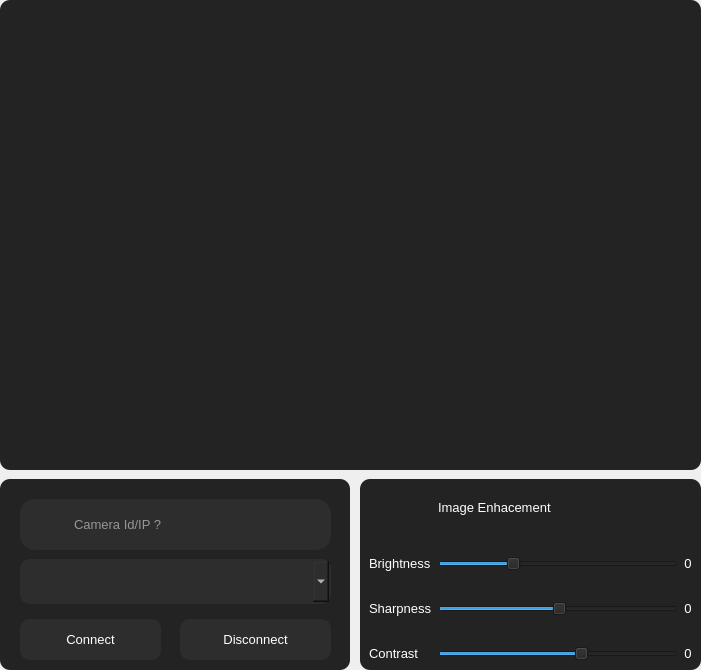
                      <widget class="QFrame" name="frame_13">
                       <property name="frameShape">
                        <enum>QFrame::NoFrame</enum>
                       </property>
                       <property name="frameShadow">
                        <enum>QFrame::Plain</enum>
                       </property>
                       <layout class="QVBoxLayout" name="verticalLayout_18">
                        <property name="spacing">
                         <number>0</number>
                        </property>
                        <property name="leftMargin">
                         <number>0</number>
                        </property>
                        <property name="topMargin">
                         <number>0</number>
                        </property>
                        <property name="rightMargin">
                         <number>0</number>
                        </property>
                        <property name="bottomMargin">
                         <number>0</number>
                        </property>
                        <item>
                         <widget class="QFrame" name="frame_15">
                          <property name="minimumSize">
                           <size>
                            <width>0</width>
                            <height>470</height>
                           </size>
                          </property>
                          <property name="maximumSize">
                           <size>
                            <width>16777215</width>
                            <height>470</height>
                           </size>
                          </property>
                          <property name="frameShape">
                           <enum>QFrame::NoFrame</enum>
                          </property>
                          <property name="frameShadow">
                           <enum>QFrame::Raised</enum>
                          </property>
                          <layout class="QVBoxLayout" name="verticalLayout_22">
                           <property name="spacing">
                            <number>0</number>
                           </property>
                           <property name="leftMargin">
                            <number>0</number>
                           </property>
                           <property name="topMargin">
                            <number>0</number>
                           </property>
                           <property name="rightMargin">
                            <number>0</number>
                           </property>
                           <property name="bottomMargin">
                            <number>0</number>
                           </property>
                           <item>
                            <widget class="QLabel" name="reg_cap_frame">
                             <property name="font">
                              <font>
                               <family>Arial</family>
                               <pointsize>14</pointsize>
                               <weight>75</weight>
                               <bold>true</bold>
                              </font>
                             </property>
                             <property name="styleSheet">
                              <string notr="true">QLabel{
	color: rgb(255, 255, 255);
	background-color: rgb(35, 35, 35);
	border-radius: 10px;
}</string>
                             </property>
                             <property name="text">
                              <string/>
                             </property>
                             <property name="pixmap">
                              <pixmap resource="../resource/asset.qrc">:/icons/asset/camera.svg</pixmap>
                             </property>
                             <property name="alignment">
                              <set>Qt::AlignCenter</set>
                             </property>
                            </widget>
                           </item>
                          </layout>
                         </widget>
                        </item>
                        <item>
                         <widget class="QFrame" name="frame_16">
                          <property name="minimumSize">
                           <size>
                            <width>0</width>
                            <height>200</height>
                           </size>
                          </property>
                          <property name="maximumSize">
                           <size>
                            <width>16777215</width>
                            <height>200</height>
                           </size>
                          </property>
                          <property name="frameShape">
                           <enum>QFrame::NoFrame</enum>
                          </property>
                          <property name="frameShadow">
                           <enum>QFrame::Raised</enum>
                          </property>
                          <layout class="QHBoxLayout" name="horizontalLayout_11">
                           <property name="spacing">
                            <number>10</number>
                           </property>
                           <property name="leftMargin">
                            <number>0</number>
                           </property>
                           <property name="rightMargin">
                            <number>0</number>
                           </property>
                           <property name="bottomMargin">
                            <number>0</number>
                           </property>
                           <item>
                            <widget class="QFrame" name="frame_17">
                             <property name="minimumSize">
                              <size>
                               <width>350</width>
                               <height>0</height>
                              </size>
                             </property>
                             <property name="frameShape">
                              <enum>QFrame::NoFrame</enum>
                             </property>
                             <property name="frameShadow">
                              <enum>QFrame::Raised</enum>
                             </property>
                             <layout class="QVBoxLayout" name="verticalLayout_24" stretch="0">
                              <property name="spacing">
                               <number>9</number>
                              </property>
                              <property name="leftMargin">
                               <number>0</number>
                              </property>
                              <property name="topMargin">
                               <number>0</number>
                              </property>
                              <property name="rightMargin">
                               <number>0</number>
                              </property>
                              <property name="bottomMargin">
                               <number>0</number>
                              </property>
                              <item>
                               <widget class="QFrame" name="frame_24">
                                <property name="styleSheet">
                                 <string notr="true">background-color: rgb(35, 35, 35);
border-radius:10px;</string>
                                </property>
                                <property name="frameShape">
                                 <enum>QFrame::NoFrame</enum>
                                </property>
                                <property name="frameShadow">
                                 <enum>QFrame::Raised</enum>
                                </property>
                                <widget class="QPushButton" name="btn_camera_reg_connect">
                                 <property name="geometry">
                                  <rect>
                                   <x>20</x>
                                   <y>140</y>
                                   <width>141</width>
                                   <height>41</height>
                                  </rect>
                                 </property>
                                 <property name="font">
                                  <font>
                                   <pointsize>10</pointsize>
                                  </font>
                                 </property>
                                 <property name="styleSheet">
                                  <string notr="true">QPushButton{
	color: rgb(255, 255, 255);
	background-color: rgb(45, 45, 45);
	border:none;
	border-radius: 10px;
}

QPushButton:hover{
	border-radius: 20px;
}

QPushButton:pressed{
	border: 2px solid rgb(255,255,255);	
}</string>
                                 </property>
                                 <property name="text">
                                  <string>Connect</string>
                                 </property>
                                 <property name="icon">
                                  <iconset resource="../resource/asset.qrc">
                                   <normaloff>:/icons/asset/video.svg</normaloff>:/icons/asset/video.svg</iconset>
                                 </property>
                                 <property name="iconSize">
                                  <size>
                                   <width>30</width>
                                   <height>30</height>
                                  </size>
                                 </property>
                                 <property name="flat">
                                  <bool>true</bool>
                                 </property>
                                </widget>
                                <widget class="QComboBox" name="reg_camera_combo">
                                 <property name="geometry">
                                  <rect>
                                   <x>20</x>
                                   <y>80</y>
                                   <width>311</width>
                                   <height>45</height>
                                  </rect>
                                 </property>
                                 <property name="minimumSize">
                                  <size>
                                   <width>0</width>
                                   <height>45</height>
                                  </size>
                                 </property>
                                 <property name="maximumSize">
                                  <size>
                                   <width>16777215</width>
                                   <height>45</height>
                                  </size>
                                 </property>
                                 <property name="font">
                                  <font>
                                   <pointsize>10</pointsize>
                                  </font>
                                 </property>
                                 <property name="styleSheet">
                                  <string notr="true">QComboBox{
	color: rgb(255, 255, 255);
	border: 2px solid rgb(45, 45, 45);
	padding-left:10px;
	border-radius: 10px;
background-color: rgb(45, 45, 45);
}</string>
                                 </property>
                                 <property name="frame">
                                  <bool>false</bool>
                                 </property>
                                </widget>
                                <widget class="QPushButton" name="btn_camera_reg_disconnect">
                                 <property name="geometry">
                                  <rect>
                                   <x>180</x>
                                   <y>140</y>
                                   <width>151</width>
                                   <height>41</height>
                                  </rect>
                                 </property>
                                 <property name="font">
                                  <font>
                                   <pointsize>10</pointsize>
                                  </font>
                                 </property>
                                 <property name="styleSheet">
                                  <string notr="true">QPushButton{
	color: rgb(255, 255, 255);
	background-color: rgb(45, 45, 45);
	border:none;
	border-radius: 10px;
}

QPushButton:hover{
	border-radius: 20px;
}

QPushButton:pressed{
	border: 2px solid rgb(255,255,255);	
}</string>
                                 </property>
                                 <property name="text">
                                  <string>Disconnect</string>
                                 </property>
                                 <property name="icon">
                                  <iconset resource="../resource/asset.qrc">
                                   <normaloff>:/icons/asset/video-off.svg</normaloff>:/icons/asset/video-off.svg</iconset>
                                 </property>
                                 <property name="iconSize">
                                  <size>
                                   <width>30</width>
                                   <height>30</height>
                                  </size>
                                 </property>
                                 <property name="flat">
                                  <bool>true</bool>
                                 </property>
                                </widget>
                                <widget class="QLineEdit" name="reg_camera_ip">
                                 <property name="geometry">
                                  <rect>
                                   <x>20</x>
                                   <y>20</y>
                                   <width>311</width>
                                   <height>51</height>
                                  </rect>
                                 </property>
                                 <property name="font">
                                  <font>
                                   <pointsize>10</pointsize>
                                  </font>
                                 </property>
                                 <property name="styleSheet">
                                  <string notr="true">QLineEdit{
	color: rgb(255, 255, 255);
	border: 2px solid  rgb(45, 45, 45);
	border-radius:15px;
	padding-left: 50px;
background-color: rgb(45, 45, 45);
}

QLineEdit:hover{
	border:2px solid rgb(35, 35, 35);
}

QLineEdit:focus{
	border:2px solid rgb(255, 255, 255);
}</string>
                                 </property>
                                 <property name="placeholderText">
                                  <string>Camera Id/IP ?</string>
                                 </property>
                                 <property name="clearButtonEnabled">
                                  <bool>true</bool>
                                 </property>
                                </widget>
                                <widget class="QLabel" name="label_41">
                                 <property name="geometry">
                                  <rect>
                                   <x>30</x>
                                   <y>30</y>
                                   <width>41</width>
                                   <height>31</height>
                                  </rect>
                                 </property>
                                 <property name="styleSheet">
                                  <string notr="true">background-color: rgb(45, 45, 45);</string>
                                 </property>
                                 <property name="text">
                                  <string/>
                                 </property>
                                 <property name="pixmap">
                                  <pixmap resource="../resource/asset.qrc">:/icons/asset/video.svg</pixmap>
                                 </property>
                                </widget>
                               </widget>
                              </item>
                             </layout>
                            </widget>
                           </item>
                           <item>
                            <widget class="QFrame" name="frame_22">
                             <property name="frameShape">
                              <enum>QFrame::NoFrame</enum>
                             </property>
                             <property name="frameShadow">
                              <enum>QFrame::Raised</enum>
                             </property>
                             <layout class="QVBoxLayout" name="verticalLayout_23">
                              <property name="spacing">
                               <number>0</number>
                              </property>
                              <property name="leftMargin">
                               <number>0</number>
                              </property>
                              <property name="topMargin">
                               <number>0</number>
                              </property>
                              <property name="rightMargin">
                               <number>0</number>
                              </property>
                              <property name="bottomMargin">
                               <number>0</number>
                              </property>
                              <item>
                               <widget class="QFrame" name="frame_23">
                                <property name="styleSheet">
                                 <string notr="true">background-color: rgb(35, 35, 35);
border-radius:10px;</string>
                                </property>
                                <property name="frameShape">
                                 <enum>QFrame::StyledPanel</enum>
                                </property>
                                <property name="frameShadow">
                                 <enum>QFrame::Raised</enum>
                                </property>
                                <layout class="QGridLayout" name="gridLayout_4">
                                 <property name="verticalSpacing">
                                  <number>30</number>
                                 </property>
                                 <item row="0" column="1">
                                  <widget class="QLabel" name="label_2">
                                   <property name="font">
                                    <font>
                                     <pointsize>10</pointsize>
                                    </font>
                                   </property>
                                   <property name="styleSheet">
                                    <string notr="true">color: rgb(255, 255, 255);</string>
                                   </property>
                                   <property name="text">
                                    <string>Image Enhacement</string>
                                   </property>
                                  </widget>
                                 </item>
                                 <item row="1" column="0">
                                  <widget class="QLabel" name="label_3">
                                   <property name="font">
                                    <font>
                                     <pointsize>10</pointsize>
                                    </font>
                                   </property>
                                   <property name="styleSheet">
                                    <string notr="true">color: rgb(255, 255, 255);</string>
                                   </property>
                                   <property name="text">
                                    <string>Brightness</string>
                                   </property>
                                  </widget>
                                 </item>
                                 <item row="1" column="1">
                                  <widget class="QSlider" name="reg_brigthness_slider">
                                   <property name="minimumSize">
                                    <size>
                                     <width>240</width>
                                     <height>0</height>
                                    </size>
                                   </property>
                                   <property name="maximumSize">
                                    <size>
                                     <width>240</width>
                                     <height>16777215</height>
                                    </size>
                                   </property>
                                   <property name="value">
                                    <number>30</number>
                                   </property>
                                   <property name="orientation">
                                    <enum>Qt::Horizontal</enum>
                                   </property>
                                  </widget>
                                 </item>
                                 <item row="1" column="2">
                                  <widget class="QLabel" name="reg_bright_value">
                                   <property name="font">
                                    <font>
                                     <pointsize>10</pointsize>
                                    </font>
                                   </property>
                                   <property name="styleSheet">
                                    <string notr="true">color: rgb(255, 255, 255);</string>
                                   </property>
                                   <property name="text">
                                    <string>0</string>
                                   </property>
                                   <property name="alignment">
                                    <set>Qt::AlignCenter</set>
                                   </property>
                                  </widget>
                                 </item>
                                 <item row="2" column="0">
                                  <widget class="QLabel" name="label_5">
                                   <property name="font">
                                    <font>
                                     <pointsize>10</pointsize>
                                    </font>
                                   </property>
                                   <property name="styleSheet">
                                    <string notr="true">color: rgb(255, 255, 255);</string>
                                   </property>
                                   <property name="text">
                                    <string>Sharpness</string>
                                   </property>
                                  </widget>
                                 </item>
                                 <item row="2" column="1">
                                  <widget class="QSlider" name="reg_sharpness_slider">
                                   <property name="minimumSize">
                                    <size>
                                     <width>240</width>
                                     <height>0</height>
                                    </size>
                                   </property>
                                   <property name="maximumSize">
                                    <size>
                                     <width>240</width>
                                     <height>16777215</height>
                                    </size>
                                   </property>
                                   <property name="value">
                                    <number>50</number>
                                   </property>
                                   <property name="orientation">
                                    <enum>Qt::Horizontal</enum>
                                   </property>
                                  </widget>
                                 </item>
                                 <item row="2" column="2">
                                  <widget class="QLabel" name="reg_sharpness_value">
                                   <property name="font">
                                    <font>
                                     <pointsize>10</pointsize>
                                    </font>
                                   </property>
                                   <property name="styleSheet">
                                    <string notr="true">color: rgb(255, 255, 255);</string>
                                   </property>
                                   <property name="text">
                                    <string>0</string>
                                   </property>
                                   <property name="alignment">
                                    <set>Qt::AlignCenter</set>
                                   </property>
                                  </widget>
                                 </item>
                                 <item row="3" column="0">
                                  <widget class="QLabel" name="label_8">
                                   <property name="font">
                                    <font>
                                     <pointsize>10</pointsize>
                                    </font>
                                   </property>
                                   <property name="styleSheet">
                                    <string notr="true">color: rgb(255, 255, 255);</string>
                                   </property>
                                   <property name="text">
                                    <string>Contrast</string>
                                   </property>
                                  </widget>
                                 </item>
                                 <item row="3" column="1">
                                  <widget class="QSlider" name="reg_contrast_slider">
                                   <property name="minimumSize">
                                    <size>
                                     <width>240</width>
                                     <height>0</height>
                                    </size>
                                   </property>
                                   <property name="maximumSize">
                                    <size>
                                     <width>240</width>
                                     <height>16777215</height>
                                    </size>
                                   </property>
                                   <property name="value">
                                    <number>60</number>
                                   </property>
                                   <property name="orientation">
                                    <enum>Qt::Horizontal</enum>
                                   </property>
                                  </widget>
                                 </item>
                                 <item row="3" column="2">
                                  <widget class="QLabel" name="reg_contrast_value">
                                   <property name="font">
                                    <font>
                                     <pointsize>10</pointsize>
                                    </font>
                                   </property>
                                   <property name="styleSheet">
                                    <string notr="true">color: rgb(255, 255, 255);</string>
                                   </property>
                                   <property name="text">
                                    <string>0</string>
                                   </property>
                                   <property name="alignment">
                                    <set>Qt::AlignCenter</set>
                                   </property>
                                  </widget>
                                 </item>
                                </layout>
                               </widget>
                              </item>
                             </layout>
                            </widget>
                           </item>
                          </layout>
                         </widget>
                        </item>
                       </layout>
                      </widget>
